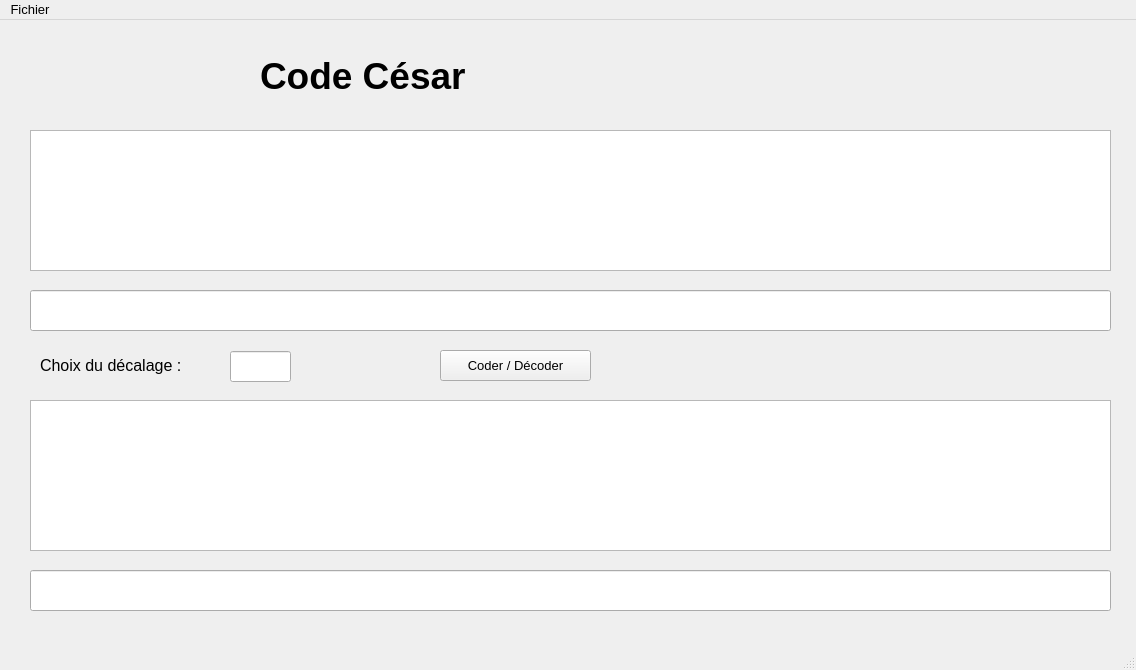
<?xml version="1.0" encoding="UTF-8"?>
<ui version="4.0">
 <class>MainWindow</class>
 <widget class="QMainWindow" name="MainWindow">
  <property name="geometry">
   <rect>
    <x>0</x>
    <y>0</y>
    <width>1136</width>
    <height>670</height>
   </rect>
  </property>
  <property name="font">
   <font>
    <pointsize>10</pointsize>
   </font>
  </property>
  <property name="windowTitle">
   <string>MainWindow</string>
  </property>
  <widget class="QWidget" name="centralwidget">
   <widget class="QLabel" name="label">
    <property name="geometry">
     <rect>
      <x>260</x>
      <y>10</y>
      <width>281</width>
      <height>91</height>
     </rect>
    </property>
    <property name="font">
     <font>
      <pointsize>28</pointsize>
      <weight>75</weight>
      <bold>true</bold>
     </font>
    </property>
    <property name="text">
     <string>Code César</string>
    </property>
   </widget>
   <widget class="QTextEdit" name="textEdit_fichier_source">
    <property name="geometry">
     <rect>
      <x>30</x>
      <y>110</y>
      <width>1081</width>
      <height>141</height>
     </rect>
    </property>
    <property name="font">
     <font>
      <pointsize>10</pointsize>
     </font>
    </property>
   </widget>
   <widget class="QLabel" name="label_decalage">
    <property name="geometry">
     <rect>
      <x>40</x>
      <y>320</y>
      <width>241</width>
      <height>51</height>
     </rect>
    </property>
    <property name="font">
     <font>
      <pointsize>12</pointsize>
     </font>
    </property>
    <property name="text">
     <string>Choix du décalage :</string>
    </property>
   </widget>
   <widget class="QLineEdit" name="lineEdit_nombre_decalage">
    <property name="geometry">
     <rect>
      <x>230</x>
      <y>331</y>
      <width>61</width>
      <height>31</height>
     </rect>
    </property>
    <property name="font">
     <font>
      <pointsize>12</pointsize>
     </font>
    </property>
   </widget>
   <widget class="QTextEdit" name="textEdit_fichier_destination">
    <property name="geometry">
     <rect>
      <x>30</x>
      <y>380</y>
      <width>1081</width>
      <height>151</height>
     </rect>
    </property>
    <property name="font">
     <font>
      <pointsize>10</pointsize>
     </font>
    </property>
   </widget>
   <widget class="QPushButton" name="pushButton">
    <property name="geometry">
     <rect>
      <x>440</x>
      <y>330</y>
      <width>151</width>
      <height>31</height>
     </rect>
    </property>
    <property name="text">
     <string>Coder / Décoder</string>
    </property>
   </widget>
   <widget class="QLineEdit" name="lineEdit_nombre_lettres_source">
    <property name="geometry">
     <rect>
      <x>30</x>
      <y>270</y>
      <width>1081</width>
      <height>41</height>
     </rect>
    </property>
    <property name="font">
     <font>
      <pointsize>10</pointsize>
     </font>
    </property>
   </widget>
   <widget class="QLineEdit" name="lineEdit_nombre_lettres_destination">
    <property name="geometry">
     <rect>
      <x>30</x>
      <y>550</y>
      <width>1081</width>
      <height>41</height>
     </rect>
    </property>
    <property name="font">
     <font>
      <pointsize>10</pointsize>
     </font>
    </property>
   </widget>
  </widget>
  <widget class="QMenuBar" name="menubar">
   <property name="geometry">
    <rect>
     <x>0</x>
     <y>0</y>
     <width>1136</width>
     <height>29</height>
    </rect>
   </property>
   <widget class="QMenu" name="menuFichier">
    <property name="title">
     <string>Fichier</string>
    </property>
    <addaction name="actionOuvrir_un_fichier"/>
    <addaction name="actionEnregistrer_sous"/>
    <addaction name="separator"/>
    <addaction name="actionQuitter"/>
   </widget>
   <addaction name="menuFichier"/>
  </widget>
  <widget class="QStatusBar" name="statusbar"/>
  <action name="actionOuvrir_un_fichier">
   <property name="text">
    <string>Ouvrir un fichier</string>
   </property>
  </action>
  <action name="actionEnregistrer_sous">
   <property name="text">
    <string>Enregistrer sous ...</string>
   </property>
  </action>
  <action name="actionQuitter">
   <property name="text">
    <string>Quitter</string>
   </property>
  </action>
 </widget>
 <resources/>
 <connections/>
</ui>
